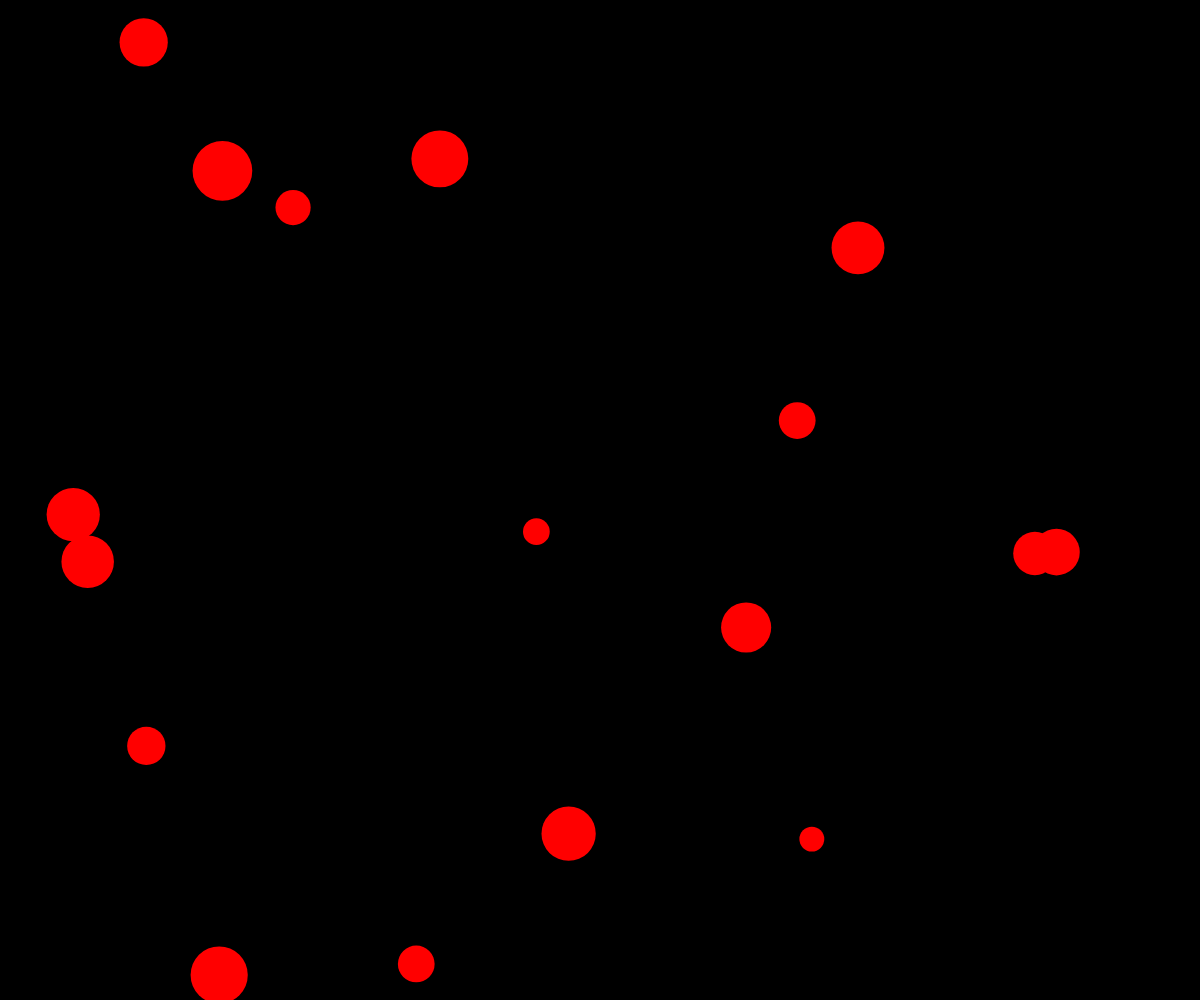
Frame 1 (no input)
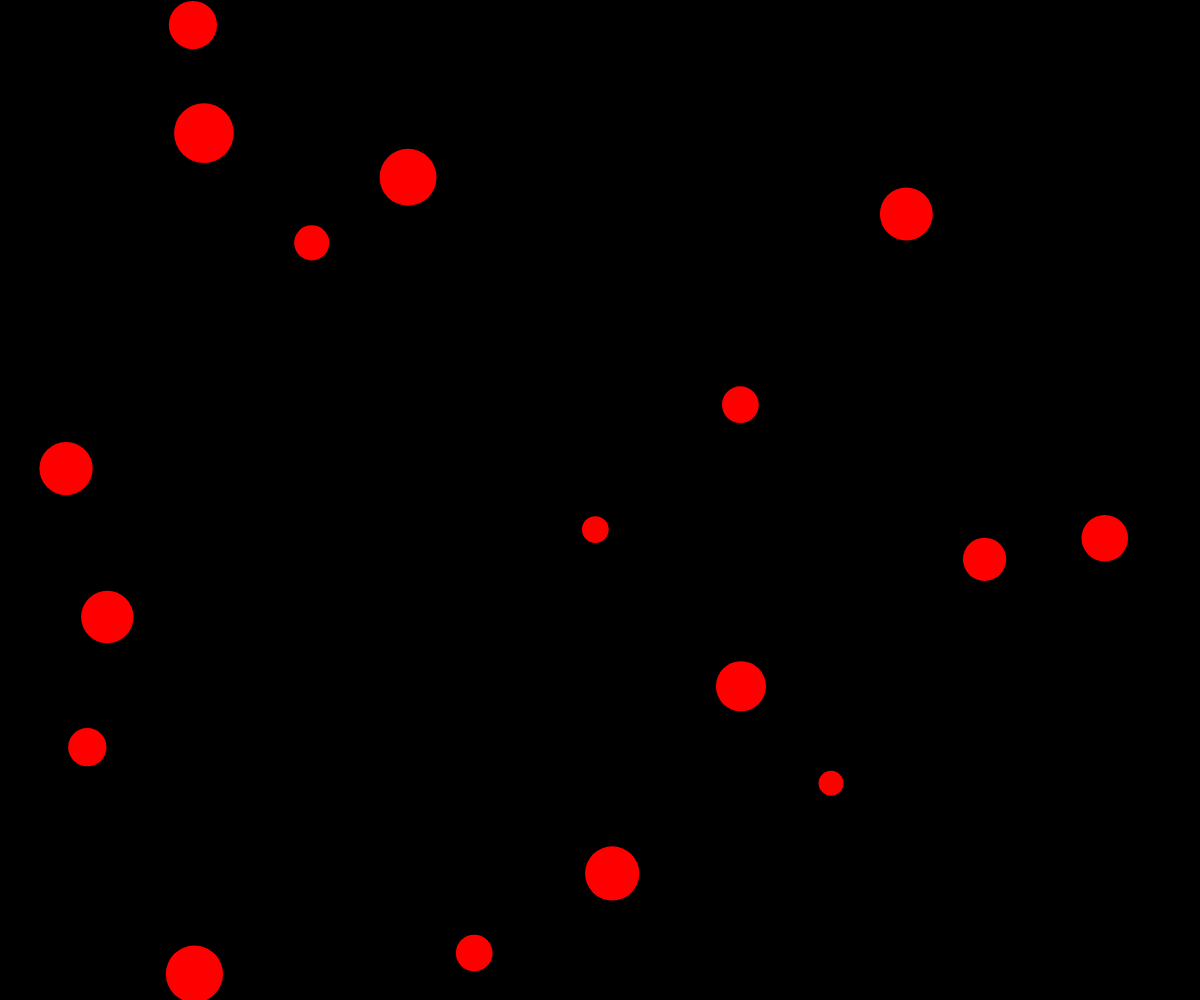
Frame 60 (no input)
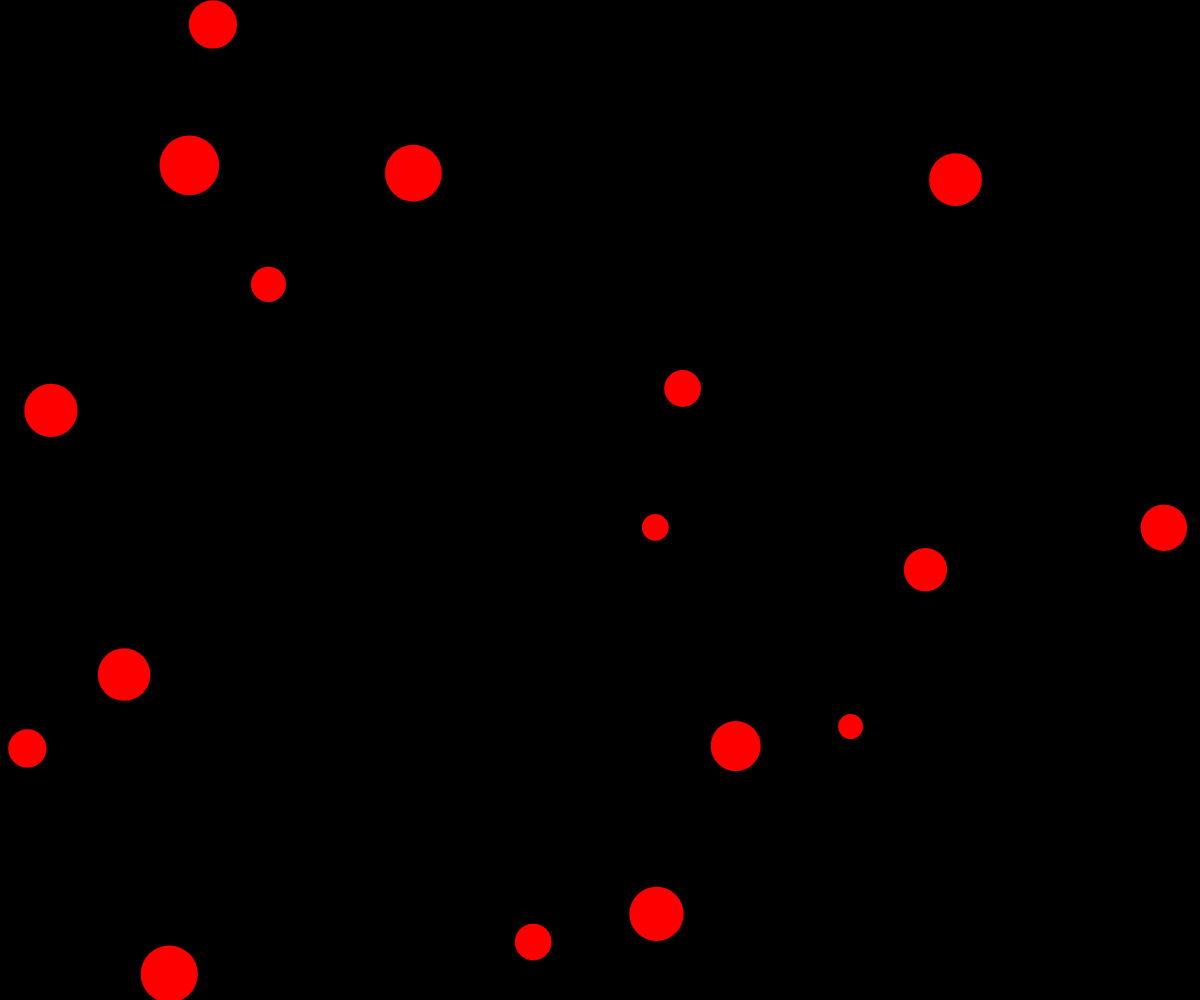
Frame 120 (the mouse pressed at the canvas centre since frame 60)

The p5.js sketch that drew these frames (run headless with seeded random() and noise() and a simulated clock; from frame 60 on, the mouse is pressed at the canvas centre):

// p5.js sketch
// ── sketch.js

let particles =[];
let attractors =[];

function setup () {
 createCanvas(windowWidth,windowHeight);
 



 for (let i=0; i<20; i++){
 let x=random(width);
 let y=random(width);
 let mass=random(1,9);
 let p=new Particles(x,y,mass);
 particles.push(p);
 }
}

function draw () {
    background(0)

    
   



    for (let p of particles){
        
     p.update();
     p.show();
    for (let b of particles) { 
        if (p !==b ) {

            p.gravity(b)
        }
    
   
    }


}
}

// ── attractor.js
class Attractors{
    constructor(x,y){
     this.pos=createVector(x,y);
     this.mass=10;
     this.r=sqrt(this.mass)*10;

    }

    show (){
  noStroke();
  fill('red');
  circle (this.pos.x,this.pos.y,this.r*2);

    }
}
// ── particles.js
class Particles{
 constructor(x,y,m) {
this.pos =createVector (x,y);
this.vel=p5.Vector.random2D()
this.acc=createVector(0,0);
this.mass =m;
this.r=sqrt(this.mass)*10;
this.col='red';
this.col1='white';

    }

 applyForce (force) {
let f=p5.Vector.div(force,this.mass);
this.acc.add(f);
    }

show (i){
push ();
noStroke();

if (i%2==1){ 
   fill (this.col1)
} else {
    fill (this.col)
}
circle (this.pos.x, this.pos.y,this.r*2);
pop () ;

}

gravity(attractor,i){
let force =p5.Vector.sub(attractor.pos,this.pos);
let d =force.mag();
let dSqr=force*force;
dSqr=constrain(dSqr,0,200);
force.normalize();
let gravity=0.00000069;


if(d<100 )  {
let strength=gravity*(this.mass*attractor.mass)/dSqr;
force.setMag(strength).mult(-1);
this.applyForce(force);
} else {

}
}

update () {
this.vel.add(this.acc);
this.vel.limit (1);
this.pos.add (this.vel);
this.acc.set(0);
this.edges();
}
edges (){
if(this.pos.x>width-this.r ||this.pos.x<this.r){
    this.vel.x*=-1;
} else if
(this.pos.y>height-this.r ||this.pos.y<this.r){
this.vel.y*=-1;
    }

}
}


// ── style.css
body{
margin: 0;
padding: 0;
box-sizing: border-box;
}
